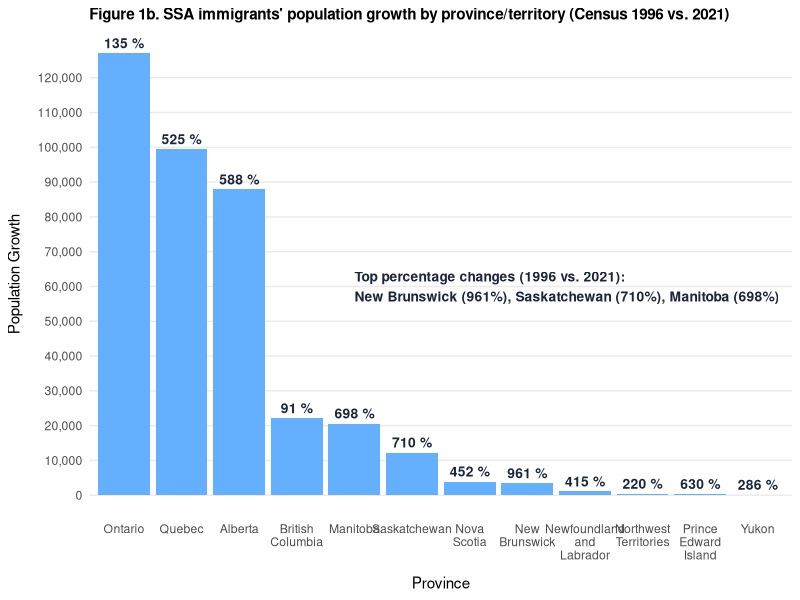

Generate this figure with R:
# Store Provinces
Provinces <- c("Alberta", "British Columbia", "Manitoba", "New Brunswick", 
               "Newfoundland and Labrador", "Nova Scotia", 
               "Northwest Territories", "Ontario", "Prince Edward Island", 
               "Quebec", "Saskatchewan", "Yukon")

# Store 1996 Populations
Population_in_1996 <- c(14940, 24300, 2950, 360, 265, 870, 175, 93895, 50,
                        18945, 1725, 35)

# Store 2021 Populations
Population_in_2021 <- c(102820, 46395, 23555, 3820, 1365, 4800, 560, 220915, 
                        365, 118360, 13980, 135)

# Put populations in 1996 and 2021 in dataset based on PROVINCE
SSHA_Population <- data.frame(Provinces, Population_in_1996, 
                              Population_in_2021)

View(SSHA_Population)

library(tidyverse)

# Create Percentage Change Column
SSHA_Population_PercentageChange <- SSHA_Population %>% 
  mutate(Percentage_Change = # ((New Value - Old Value)/ Old Value) * 100
    ((Population_in_2021 - Population_in_1996) / Population_in_1996) 
         * 100)
View(SSHA_Population_PercentageChange)

# Create Population Growth Column
SSHA_Population_PercentageChange_PopulationGrowth <- 
  SSHA_Population_PercentageChange %>% mutate(
    Population_Growth = # New Population - Old Population
      Population_in_2021 - Population_in_1996
    )

View(SSHA_Population_PercentageChange_PopulationGrowth)

library(ggplot2)

# FIGURE 1
SSHA_Population_long <- SSHA_Population %>%
  pivot_longer(
    cols = c(Population_in_1996, Population_in_2021),
    names_to = "Year",
    values_to = "Population"
  ) %>%
  # Convert Year names to just the year values
  mutate(Year = ifelse(Year == "Population_in_1996", "1996", "2021"))

# Create the horizontal grouped bar chart
Figure_1 <- ggplot(SSHA_Population_long, aes(y = Provinces, x = Population, fill = Year)) +
  geom_col(position = position_dodge(width = 0.9)) +
  scale_fill_manual(values = c("1996" = "#FF7F50", "2021" = "#000080")) +  # Orange for 1996, Navy blue for 2021
  # Add labels directly on the bars for small values
  geom_text(aes(label = scales::comma(Population)), 
            position = position_dodge(width = 0.9),
            hjust = -0.1,  # Position text just outside the bars
            size = 3,      # Smaller text size
            color = "black",
            data = . %>% filter(Population < 5000)) +  # Only label small values
  # Increase x-axis limit to make room for labels
  scale_x_continuous(labels = scales::comma, limits = 
                       c(0, max(Population_in_2021)), breaks = 
                       seq(0, 250000, 20000)) +
  labs(
    title = "SSA immigrants' population distribution by province/territory (Census 1996 vs 2021)",
    y = "Province",
    x = "Population"
  ) +
  theme_minimal() +
  theme(
    panel.grid.minor = element_blank(),
    legend.position = "top",
    axis.text.y = element_text(size = 10)
  )

# FIGURE 1B
# First, make sure provinces are ordered by Population_Growth
ordered_data <- SSHA_Population_PercentageChange_PopulationGrowth %>%
  arrange(desc(Population_Growth)) %>%
  mutate(Provinces = factor(Provinces, levels = Provinces)) %>% 
  mutate(Percentage_Change = round(Percentage_Change))

# Create the improved bar chart
Figure_1b <- ggplot(ordered_data, aes(x = Provinces, y = Population_Growth)) +
  geom_col(fill = "#65AFFF") +  # Removed incorrect margin parameter
  labs(
    title = "Figure 1b. SSA immigrants' population growth by province/territory (Census 1996 vs. 2021)",
    x = "Province",
    y = "Population Growth"
  ) +
  # Wrap province names to multiple lines
  scale_x_discrete(labels = function(x) str_wrap(x, width = 10)) +
  scale_y_continuous(
    labels = scales::comma,  # Add commas to numbers
    breaks = seq(0, max(ordered_data$Population_Growth), 10000)  # Create evenly spaced breaks
  ) +
  # Improve the theme
  theme_minimal() +
  theme(
    plot.title = element_text(size = 11, face = "bold"),
    axis.title.y = element_text(margin = margin(r = 10)),
    axis.title.x = element_text(margin = margin(t = 10)),
    panel.grid.major.x = element_blank(),  # Remove vertical grid lines
    panel.grid.minor = element_blank(),    # Remove minor grid lines
    axis.text.x = element_text(angle = 0)
  ) +
  geom_text(
    aes(label = paste(Percentage_Change, "%")),
    vjust = -0.5,
    size = 3.5,
    color = "#1B263B",
    fontface = "bold"
  ) + 
  annotate(
    "text", x = 5, y = 60000,  
    label = "Top percentage changes (1996 vs. 2021):\nNew Brunswick (961%), Saskatchewan (710%), Manitoba (698%)",
    hjust = 0,  # Left-align text
    size = 3.5,  # Text size
    fontface = "bold",
    color = "#1B263B"
  )

Figure_1b
